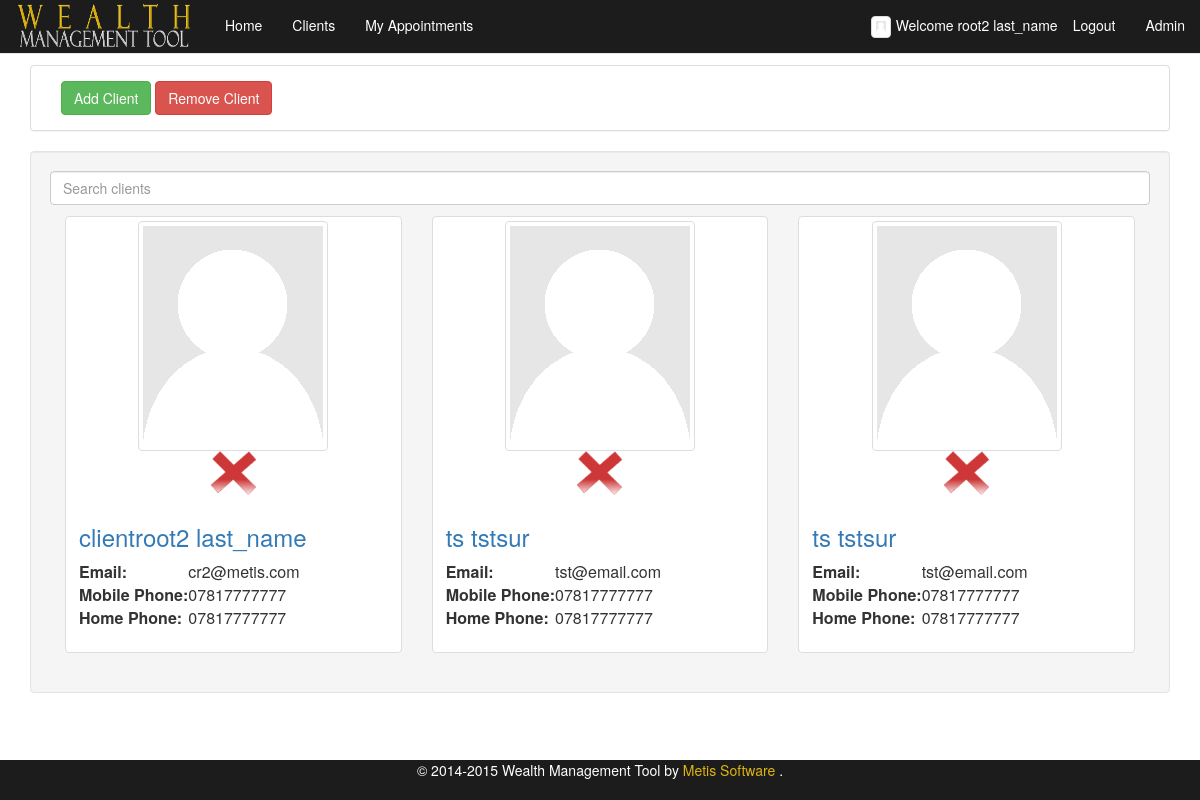
Screenshot of /clients/ (signed in) with the database file from the repository.
### wms/models.py (models this page shows, shortened)
class FA(AbstractBaseUser, PermissionsMixin):
    email = models.EmailField(max_length=64, unique=True)
    first_name = models.CharField(max_length=64, default="**DEFAULT**")
    middle_name = models.CharField(max_length=64, blank=True)
    surname = models.CharField(max_length=64, default="**DEFAULT**")
    image = models.ImageField(upload_to='fa_images', default='/media/person-placeholder.png')
    dob = models.DateField(default="1990-01-01")
    ni_regex = RegexValidator(regex=r'^(?!BG)(?!GB)(?!NK)(?!KN)(?!TN)(?!NT)(?!ZZ)(?:[A-CEGHJ-PR-TW-Z][A-CEGHJ-NPR-TW-Z])(?:\s*\d\s*){6}([A-D]|\s)$', message="Must be in the format: 'AA999999A', restrictions to characters apply'")
    ni_number = models.CharField(
        max_length=9, validators=[ni_regex], primary_key=True)
    is_staff=models.BooleanField(default=False)
    is_admin=models.BooleanField(default=False)
    is_active=models.BooleanField(default=False)
    USERNAME_FIELD = 'email'
    REQUIRED_FIELDS = ['first_name', 'surname', 'dob', 'ni_number']
    objects = FAUserManager()

class Client(models.Model):
    first_name = models.CharField(max_length=64)
    middle_name = models.CharField(max_length=64, blank=True)
    surname = models.CharField(max_length=64)
    image = models.ImageField(upload_to='client_images', default='/media/person-placeholder.png')
    dob = models.DateField(default="1990-01-01")
    ni_regex = RegexValidator(regex=r'^(?!BG)(?!GB)(?!NK)(?!KN)(?!TN)(?!NT)(?!ZZ)(?:[A-CEGHJ-PR-TW-Z][A-CEGHJ-NPR-TW-Z])(?:\s*\d\s*){6}([A-D]|\s)$', message="Must be in the format: 'AA999999A', restrictions to characters apply'")
    ni_number = models.CharField(max_length=9, validators=[ni_regex], primary_key=True)
    email = models.EmailField(max_length=64)
    phone_regex = RegexValidator(
        regex=r'^\+?1?\d{9,15}$',
        message="Not a valid phone number. Up to 9 digits allowed.")
    home_phone = models.CharField(
        max_length=11, validators=[phone_regex], blank=True
    )
    mob_phone = models.CharField(
        max_length=11, validators=[phone_regex], blank=True
    )
    cash = models.DecimalField(max_digits=20, decimal_places=2)
    fa = models.ForeignKey(FA)
    twitter_username = models.CharField(validators=[RegexValidator(
                                                    regex="^(\w){1,15}$",
                                                    message="Not a valid username,please remove @ and max of 15 cahracters"
                                                    )],
                                        blank=True, max_length= 15)
    twitter_widget_id = models.CharField(max_length=18, blank=True,
                                         validators=[RegexValidator(
                                             regex='[\d]{18}',
                                             message="Not a valid Twitter widget id. must be 18 digits"
                                         )])
    def __str__(self):
        return self.surname + " - " + self.ni_number

### wms/views.py (the view)
# urls.py: url(r'^clients/', 'print_clients', name='print_clients'),
@login_required
def print_clients(request):
    current_user = request.user
    client_list = Client.objects.filter(fa__ni_number=current_user.ni_number)
    print(client_list)
    return render_to_response('wms/clients.html', {'client_list': client_list}, context_instance=RequestContext(request))

### wms/templates/wms/clients.html (shortened to what this page needs)
{% extends "wms/base_boot.html" %}
{% load staticfiles %}
{% block content %}
    <div class="panel panel-default col-md-12 col-sm-12 ">
        <div class="panel-body col-md-12">
            <a class="btn btn-success" href="/new_client.html" role="button">Add Client</a>
            <a class = "btn btn-danger" href="#RemoveClient" role="button">Remove Client</a>
        </div>
    </div>
    <div class="well col-md-12 col-sm-12">
    {% if client_list %}
    <div id="users">
        <input class="search form-control " placeholder="Search clients" style = "margin-bottom:1%;">
        <ul class="list-unstyled list">
        {% for client in client_list %}
        <li>
            <div class="col-sm-6 col-md-4">
                <div class="thumbnail">
			<a href="/client_details/?client={{client.ni_number}}"><img src="{{ client.image.url }}" class="img-responsive img-thumbnail" style="max-width: 200px"></a>
                <a href="#" onclick='deleteClient("{{client.ni_number}}");'><img src="{% static "wms/images/delete_cross.png" %}"></a>
                    <div class="caption">
                        <h3 class="name"><a href="/client_details/?client={{client.ni_number}}">{{client.first_name}} {{client.surname}}</a></h3>
                        <p>
                            <table>
                            <tr>
                                <td><strong>Email: </strong></td>
                                <td class="email">{{client.email}}</td>
                            </tr>
                            <tr>
                                <td><strong>Mobile Phone: </strong></td>
                                <td class="home_phone">{{client.mob_phone}}</td>
                            </tr>
                            <tr>
                                <td><strong>Home Phone: </strong></td>
                                <td class="mob_phone">{{client.home_phone}}</td>
                            </tr>
                            </table>
                        </p>
                    </div>
                    </div>
                </div>
            </li>
        {%endfor%}
        </ul>
    </div>
    {% else %}
    <p>No client data</p>
    {% endif %}
    </div>
    </div>
    {%  endblock %}

### wms/templates/wms/base_boot.html (shortened to what this page needs)
{% load staticfiles %}
<html>
<head>
<link rel="stylesheet" type="text/css" href="{% static 'wms/css/style-bootstrap.css' %}" />
<link href="{% static "wms/css/bootstrap.css" %}" rel="stylesheet">
<link href="{% static "wms/css/magnific-popup.css" %}" rel="stylesheet" type="text/css">
<link rel="stylesheet" type="text/css" href="{% static "wms/css/jquery.fancybox.css" %}" media="screen" />
<link href="{% static "wms/css/bootstrap-sticky-footer.css" %}" rel="stylesheet">
</head>
<body>
<nav class="navbar navbar-default navbar-fixed-top" id="home">
	<div class="container-fluid">
		<div class="navbar-header">
			<a href="/" class="navbar-brand">
				<img src="{% static "wms/images/logo.png" %}" alt="Wealth Management Tool" height="54" width="180" style="margin-top: -15px;" /></a>
		</div>
		<div id="navbar" class="navbar-collapse collapse">
			<ul class="nav navbar-nav">
				<li><a id="home" href="/">Home</a></li>
				<li><a id="clients" href="/clients/">Clients</a></li>
				<li><a id="appointments" href="/appointments/">My Appointments</a></li>
			</ul>
			<ul class="nav navbar-nav navbar-right">
				{% if user.is_authenticated %}
				<li class="text-center" style="padding-top: 15px;padding-bottom: 15px;"><img src="{{ user.image.url }}" class="img-responsive img-thumbnail" style="max-width: 20px; margin-right:5px;"/>Welcome  {{ user.first_name }} {{ user.surname }}</li>
				<li ><a href="/logout">Logout</a>
				{% if user.is_staff %}
				<li><a href="/admin">Admin</a>
				{% endif %}
				</li>
				{% endif %}
			</ul>
		</div>
	</div>
</nav>
<div class="container" style="overflow-x: hidden">
	{% block content %}
	{% endblock %}
<footer class="footer">
	<div class="container">
		<p class="text-center" style="color:#FFFFFF;">© 2014-2015 Wealth Management Tool by  <a style="color:#dfb511;"href="http://www.metissoftware.co.uk" target="_blank"> Metis Software </a>.</p>
	</div>
</footer>
</body>
</html>

### rows the page displays
FA: image (placeholder picture), first_name "root2", surname "last_name"
Client: image (placeholder picture), first_name "clientroot2", surname "last_name", email "cr2@metis.com", mob_phone "07817777777", home_phone "07817777777"
Client: image (placeholder picture), first_name "ts", surname "tstsur", email "tst@email.com", mob_phone "07817777777", home_phone "07817777777"
Client: image (placeholder picture), first_name "ts", surname "tstsur", email "tst@email.com", mob_phone "07817777777", home_phone "07817777777"
